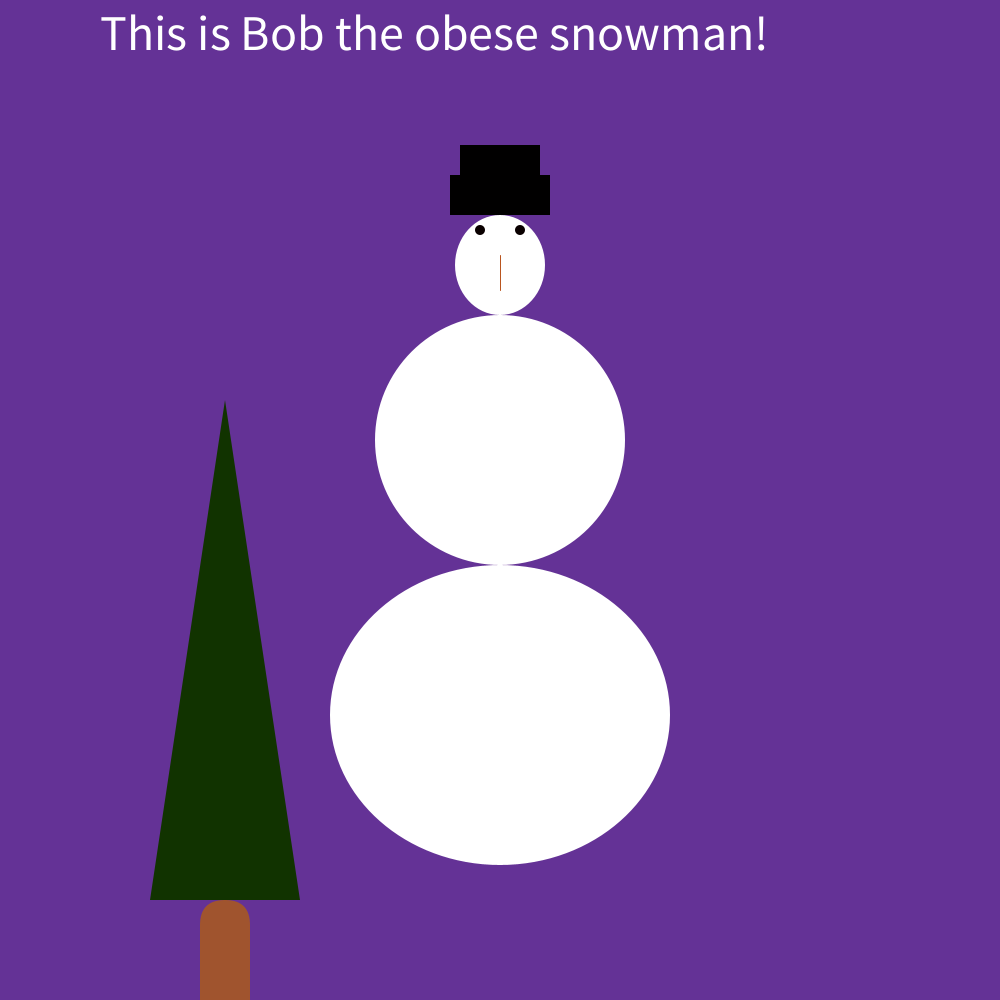
Frame 1 (no input)
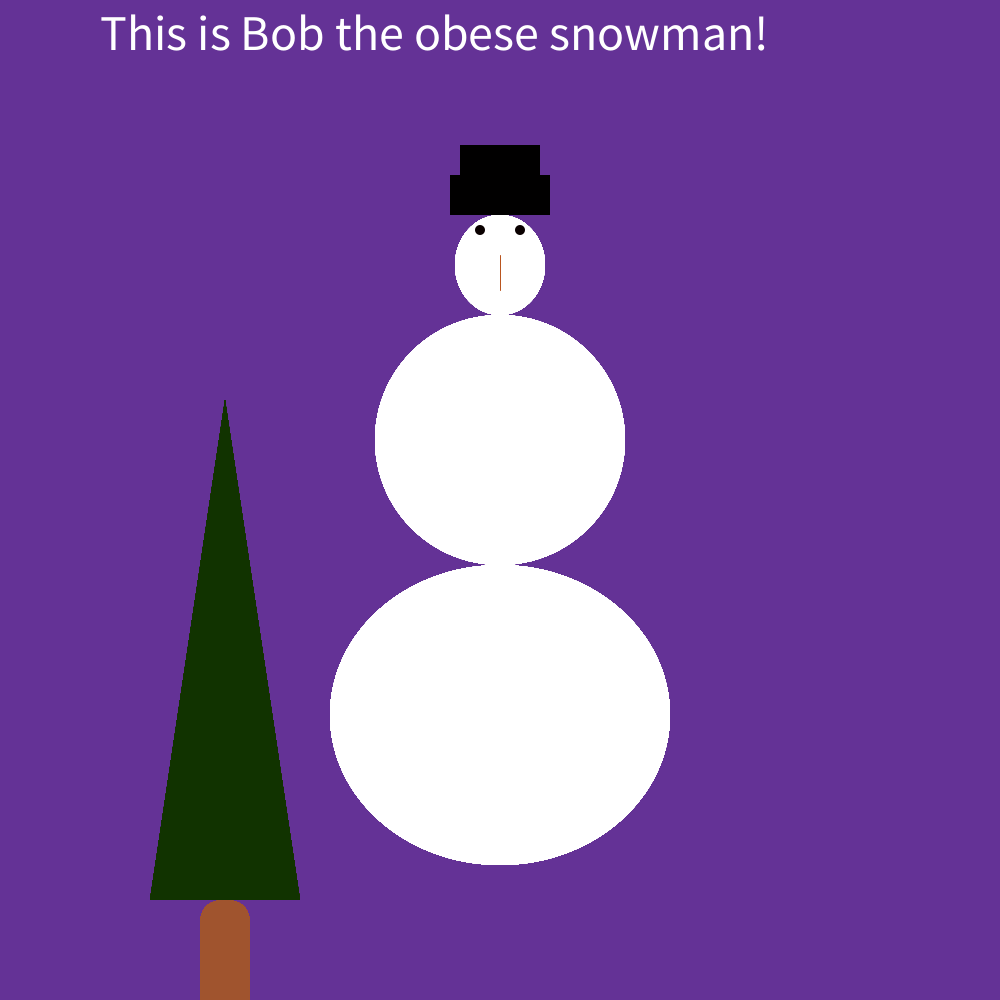
Frame 60 (the mouse pressed at the canvas centre just before this capture)
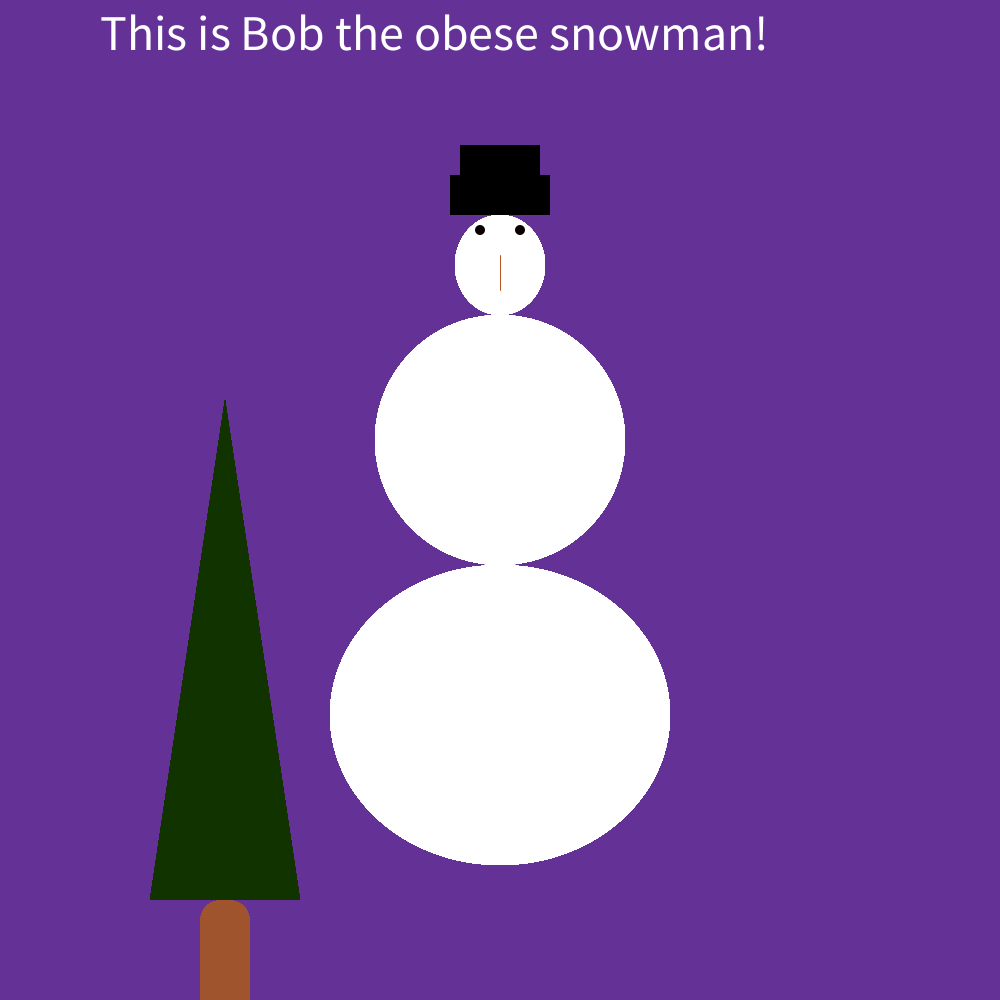
Frame 120 (the mouse held since frame 60 and released just before this capture)

The Processing sketch that drew these frames (run headless with seeded random() and noise(); from frame 60 on, the mouse is pressed at the canvas centre):

// Processing sketch: sketch_161220a
// ── sketch_161220a.pde
void setup(){
  size(1000, 1000);
  background(100, 50, 150);
  textSize(50);
  text("This is Bob the obese snowman!", 100, 50);
}
void draw(){
noStroke();
fill(255, 255, 255);
 ellipse(500, 265, 90, 100);
 ellipse(500, 440, 250, 250);
  ellipse(500, 715, 340, 300);
  stroke(185, 85, 31);
   line(500, 255, 500, 290);
   noStroke();
   fill(10, 0, 0);
   ellipse(480, 230, 10, 10);
   ellipse(520, 230, 10, 10);
   fill(17, 51, 0);
   triangle(150, 900, 300, 900, 225, 400);
   fill(160, 84, 46);
   rect(200, 900, 50, 900, 200, 1000, 50, 1000);
   fill(1, 0, 0);
   rect(450, 175, 100, 40);
  rect(460, 145, 80, 70); 
}
